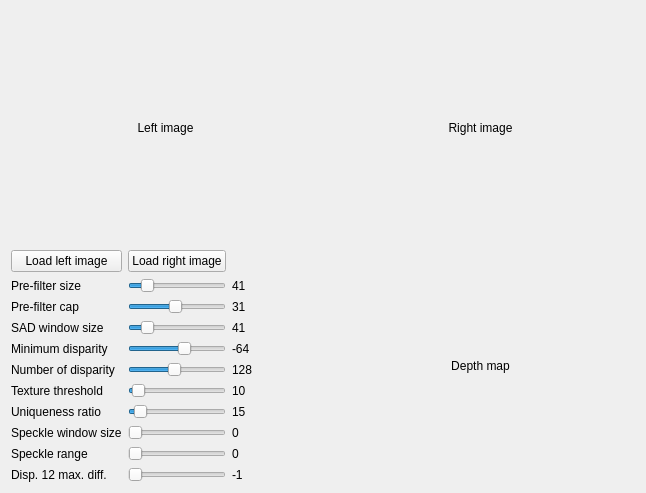
<?xml version="1.0" encoding="UTF-8"?>
<ui version="4.0">
 <class>MainWindow</class>
 <widget class="QMainWindow" name="MainWindow">
  <property name="geometry">
   <rect>
    <x>0</x>
    <y>0</y>
    <width>646</width>
    <height>493</height>
   </rect>
  </property>
  <property name="windowTitle">
   <string>OpenCV StereoCorrespondenceBM Tuner</string>
  </property>
  <widget class="QWidget" name="centralWidget">
   <layout class="QGridLayout" name="gridLayout_2">
    <item row="0" column="0">
     <layout class="QGridLayout" name="gridLayout">
      <item row="2" column="0">
       <layout class="QGridLayout" name="gridLayout_buttons">
        <item row="5" column="1">
         <widget class="QSlider" name="horizontalSlider_num_of_disparity">
          <property name="sizePolicy">
           <sizepolicy hsizetype="Minimum" vsizetype="Fixed">
            <horstretch>0</horstretch>
            <verstretch>0</verstretch>
           </sizepolicy>
          </property>
          <property name="minimum">
           <number>16</number>
          </property>
          <property name="maximum">
           <number>256</number>
          </property>
          <property name="singleStep">
           <number>16</number>
          </property>
          <property name="pageStep">
           <number>16</number>
          </property>
          <property name="value">
           <number>128</number>
          </property>
          <property name="orientation">
           <enum>Qt::Horizontal</enum>
          </property>
         </widget>
        </item>
        <item row="8" column="1">
         <widget class="QSlider" name="horizontalSlider_speckle_window_size">
          <property name="sizePolicy">
           <sizepolicy hsizetype="Minimum" vsizetype="Fixed">
            <horstretch>0</horstretch>
            <verstretch>0</verstretch>
           </sizepolicy>
          </property>
          <property name="maximum">
           <number>250</number>
          </property>
          <property name="orientation">
           <enum>Qt::Horizontal</enum>
          </property>
         </widget>
        </item>
        <item row="6" column="2">
         <widget class="QLabel" name="label_6">
          <property name="text">
           <string>10</string>
          </property>
         </widget>
        </item>
        <item row="1" column="1">
         <widget class="QSlider" name="horizontalSlider_pre_filter_size">
          <property name="sizePolicy">
           <sizepolicy hsizetype="Minimum" vsizetype="Fixed">
            <horstretch>0</horstretch>
            <verstretch>0</verstretch>
           </sizepolicy>
          </property>
          <property name="minimum">
           <number>5</number>
          </property>
          <property name="maximum">
           <number>255</number>
          </property>
          <property name="singleStep">
           <number>2</number>
          </property>
          <property name="value">
           <number>41</number>
          </property>
          <property name="orientation">
           <enum>Qt::Horizontal</enum>
          </property>
         </widget>
        </item>
        <item row="1" column="2">
         <widget class="QLabel" name="label">
          <property name="text">
           <string>41</string>
          </property>
         </widget>
        </item>
        <item row="1" column="0">
         <widget class="QLabel" name="label_pre_filter_size">
          <property name="text">
           <string>Pre-filter size</string>
          </property>
         </widget>
        </item>
        <item row="4" column="0">
         <widget class="QLabel" name="label_min_disparity">
          <property name="toolTip">
           <string>&lt;html&gt;&lt;head/&gt;&lt;body&gt;&lt;p&gt;Minimum possible disparity value. Normally, it is zero but sometimes rectification algorithms can shift images, so this parameter needs to be adjusted accordingly.&lt;/p&gt;&lt;/body&gt;&lt;/html&gt;</string>
          </property>
          <property name="text">
           <string>Minimum disparity</string>
          </property>
         </widget>
        </item>
        <item row="5" column="0">
         <widget class="QLabel" name="label_num_of_disparity">
          <property name="toolTip">
           <string>&lt;html&gt;&lt;head/&gt;&lt;body&gt;&lt;p&gt;Maximum disparity minus minimum disparity. The value is always greater than zero. In the current implementation, this parameter must be divisible by 16.&lt;/p&gt;&lt;/body&gt;&lt;/html&gt;</string>
          </property>
          <property name="text">
           <string>Number of disparity</string>
          </property>
         </widget>
        </item>
        <item row="4" column="1">
         <widget class="QSlider" name="horizontalSlider_min_disparity">
          <property name="sizePolicy">
           <sizepolicy hsizetype="Minimum" vsizetype="Fixed">
            <horstretch>0</horstretch>
            <verstretch>0</verstretch>
           </sizepolicy>
          </property>
          <property name="minimum">
           <number>-300</number>
          </property>
          <property name="maximum">
           <number>100</number>
          </property>
          <property name="singleStep">
           <number>1</number>
          </property>
          <property name="pageStep">
           <number>10</number>
          </property>
          <property name="value">
           <number>-64</number>
          </property>
          <property name="orientation">
           <enum>Qt::Horizontal</enum>
          </property>
         </widget>
        </item>
        <item row="8" column="2">
         <widget class="QLabel" name="label_8">
          <property name="text">
           <string>0</string>
          </property>
         </widget>
        </item>
        <item row="3" column="2">
         <widget class="QLabel" name="label_3">
          <property name="text">
           <string>41</string>
          </property>
         </widget>
        </item>
        <item row="6" column="1">
         <widget class="QSlider" name="horizontalSlider_texture_threshold">
          <property name="sizePolicy">
           <sizepolicy hsizetype="Minimum" vsizetype="Fixed">
            <horstretch>0</horstretch>
            <verstretch>0</verstretch>
           </sizepolicy>
          </property>
          <property name="maximum">
           <number>255</number>
          </property>
          <property name="value">
           <number>10</number>
          </property>
          <property name="orientation">
           <enum>Qt::Horizontal</enum>
          </property>
         </widget>
        </item>
        <item row="3" column="0">
         <widget class="QLabel" name="label_SAD_window_size">
          <property name="toolTip">
           <string>&lt;html&gt;&lt;head/&gt;&lt;body&gt;&lt;p&gt;Matched block size. It must be an odd number &lt;span style=&quot; font-family:'Courier New,courier';&quot;&gt;&amp;gt;=1&lt;/span&gt; . Normally, it should be somewhere in the &lt;span style=&quot; font-family:'Courier New,courier';&quot;&gt;3..11&lt;/span&gt; range.&lt;/p&gt;&lt;/body&gt;&lt;/html&gt;</string>
          </property>
          <property name="text">
           <string>SAD window size</string>
          </property>
         </widget>
        </item>
        <item row="9" column="2">
         <widget class="QLabel" name="label_9">
          <property name="text">
           <string>0</string>
          </property>
         </widget>
        </item>
        <item row="2" column="2">
         <widget class="QLabel" name="label_2">
          <property name="text">
           <string>31</string>
          </property>
         </widget>
        </item>
        <item row="5" column="2">
         <widget class="QLabel" name="label_5">
          <property name="text">
           <string>128</string>
          </property>
         </widget>
        </item>
        <item row="3" column="1">
         <widget class="QSlider" name="horizontalSlider_SAD_window_size">
          <property name="sizePolicy">
           <sizepolicy hsizetype="Minimum" vsizetype="Fixed">
            <horstretch>0</horstretch>
            <verstretch>0</verstretch>
           </sizepolicy>
          </property>
          <property name="minimum">
           <number>5</number>
          </property>
          <property name="maximum">
           <number>255</number>
          </property>
          <property name="singleStep">
           <number>2</number>
          </property>
          <property name="value">
           <number>41</number>
          </property>
          <property name="orientation">
           <enum>Qt::Horizontal</enum>
          </property>
         </widget>
        </item>
        <item row="7" column="1">
         <widget class="QSlider" name="horizontalSlider_uniqueness_ratio">
          <property name="sizePolicy">
           <sizepolicy hsizetype="Minimum" vsizetype="Fixed">
            <horstretch>0</horstretch>
            <verstretch>0</verstretch>
           </sizepolicy>
          </property>
          <property name="maximum">
           <number>255</number>
          </property>
          <property name="value">
           <number>15</number>
          </property>
          <property name="orientation">
           <enum>Qt::Horizontal</enum>
          </property>
         </widget>
        </item>
        <item row="7" column="0">
         <widget class="QLabel" name="label_uniqueness_ratio">
          <property name="toolTip">
           <string>&lt;html&gt;&lt;head/&gt;&lt;body&gt;&lt;p&gt;Margin in percentage by which the best (minimum) computed cost function value should “win” the second best value to consider the found match correct. Normally, a value within the 5-15 range is good enough.&lt;/p&gt;&lt;/body&gt;&lt;/html&gt;</string>
          </property>
          <property name="text">
           <string>Uniqueness ratio</string>
          </property>
         </widget>
        </item>
        <item row="0" column="1">
         <widget class="QPushButton" name="pushButton_right">
          <property name="text">
           <string>Load right image</string>
          </property>
         </widget>
        </item>
        <item row="0" column="0">
         <widget class="QPushButton" name="pushButton_left">
          <property name="text">
           <string>Load left image</string>
          </property>
         </widget>
        </item>
        <item row="8" column="0">
         <widget class="QLabel" name="label_speckle_window_size">
          <property name="toolTip">
           <string>&lt;html&gt;&lt;head/&gt;&lt;body&gt;&lt;p&gt;Maximum size of smooth disparity regions to consider their noise speckles and invalidate. Set it to 0 to disable speckle filtering. Otherwise, set it somewhere in the 50-200 range.&lt;/p&gt;&lt;/body&gt;&lt;/html&gt;</string>
          </property>
          <property name="text">
           <string>Speckle window size</string>
          </property>
         </widget>
        </item>
        <item row="2" column="0">
         <widget class="QLabel" name="label_pre_filter_cap">
          <property name="toolTip">
           <string>&lt;html&gt;&lt;head/&gt;&lt;body&gt;&lt;p&gt;Truncation value for the prefiltered image pixels. The algorithm first computes x-derivative at each pixel and clips its value by &lt;span style=&quot; font-family:'Courier New,courier';&quot;&gt;[-preFilterCap, preFilterCap]&lt;/span&gt; interval. The result values are passed to the Birchfield-Tomasi pixel cost function.&lt;/p&gt;&lt;/body&gt;&lt;/html&gt;</string>
          </property>
          <property name="text">
           <string>Pre-filter cap</string>
          </property>
         </widget>
        </item>
        <item row="9" column="0">
         <widget class="QLabel" name="label_speckle_range">
          <property name="toolTip">
           <string>&lt;html&gt;&lt;head/&gt;&lt;body&gt;&lt;p&gt;Maximum disparity variation within each connected component. If you do speckle filtering, set the parameter to a positive value, it will be implicitly multiplied by 16. Normally, 1 or 2 is good enough.&lt;/p&gt;&lt;/body&gt;&lt;/html&gt;</string>
          </property>
          <property name="text">
           <string>Speckle range</string>
          </property>
         </widget>
        </item>
        <item row="4" column="2">
         <widget class="QLabel" name="label_4">
          <property name="text">
           <string>-64</string>
          </property>
         </widget>
        </item>
        <item row="7" column="2">
         <widget class="QLabel" name="label_7">
          <property name="text">
           <string>15</string>
          </property>
         </widget>
        </item>
        <item row="6" column="0">
         <widget class="QLabel" name="label_texture_threshold">
          <property name="text">
           <string>Texture threshold</string>
          </property>
         </widget>
        </item>
        <item row="9" column="1">
         <widget class="QSlider" name="horizontalSlider_speckle_range">
          <property name="sizePolicy">
           <sizepolicy hsizetype="Minimum" vsizetype="Fixed">
            <horstretch>0</horstretch>
            <verstretch>0</verstretch>
           </sizepolicy>
          </property>
          <property name="minimum">
           <number>0</number>
          </property>
          <property name="maximum">
           <number>3</number>
          </property>
          <property name="orientation">
           <enum>Qt::Horizontal</enum>
          </property>
         </widget>
        </item>
        <item row="2" column="1">
         <widget class="QSlider" name="horizontalSlider_pre_filter_cap">
          <property name="sizePolicy">
           <sizepolicy hsizetype="Minimum" vsizetype="Fixed">
            <horstretch>0</horstretch>
            <verstretch>0</verstretch>
           </sizepolicy>
          </property>
          <property name="minimum">
           <number>1</number>
          </property>
          <property name="maximum">
           <number>63</number>
          </property>
          <property name="value">
           <number>31</number>
          </property>
          <property name="orientation">
           <enum>Qt::Horizontal</enum>
          </property>
         </widget>
        </item>
        <item row="10" column="0">
         <widget class="QLabel" name="label_disp_12_max_diff">
          <property name="toolTip">
           <string>&lt;html&gt;&lt;head/&gt;&lt;body&gt;&lt;p&gt;Maximum allowed difference (in integer pixel units) in the left-right disparity check. Set it to a non-positive value to disable the check.&lt;/p&gt;&lt;/body&gt;&lt;/html&gt;</string>
          </property>
          <property name="text">
           <string>Disp. 12 max. diff.</string>
          </property>
         </widget>
        </item>
        <item row="10" column="2">
         <widget class="QLabel" name="label_10">
          <property name="text">
           <string>-1</string>
          </property>
         </widget>
        </item>
        <item row="10" column="1">
         <widget class="QSlider" name="horizontalSlider_disp_12_max_diff">
          <property name="sizePolicy">
           <sizepolicy hsizetype="Minimum" vsizetype="Fixed">
            <horstretch>0</horstretch>
            <verstretch>0</verstretch>
           </sizepolicy>
          </property>
          <property name="minimum">
           <number>-1</number>
          </property>
          <property name="maximum">
           <number>100</number>
          </property>
          <property name="value">
           <number>-1</number>
          </property>
          <property name="orientation">
           <enum>Qt::Horizontal</enum>
          </property>
         </widget>
        </item>
       </layout>
      </item>
      <item row="2" column="1">
       <widget class="QLabel" name="label_depth_map">
        <property name="maximumSize">
         <size>
          <width>480</width>
          <height>360</height>
         </size>
        </property>
        <property name="text">
         <string>Depth map</string>
        </property>
        <property name="alignment">
         <set>Qt::AlignCenter</set>
        </property>
       </widget>
      </item>
      <item row="0" column="1">
       <widget class="QLabel" name="label_image_right">
        <property name="maximumSize">
         <size>
          <width>480</width>
          <height>360</height>
         </size>
        </property>
        <property name="text">
         <string>Right image</string>
        </property>
        <property name="alignment">
         <set>Qt::AlignCenter</set>
        </property>
       </widget>
      </item>
      <item row="0" column="0">
       <widget class="QLabel" name="label_image_left">
        <property name="maximumSize">
         <size>
          <width>480</width>
          <height>360</height>
         </size>
        </property>
        <property name="text">
         <string>Left image</string>
        </property>
        <property name="alignment">
         <set>Qt::AlignCenter</set>
        </property>
       </widget>
      </item>
     </layout>
    </item>
   </layout>
  </widget>
 </widget>
 <layoutdefault spacing="6" margin="11"/>
 <resources/>
 <connections>
  <connection>
   <sender>horizontalSlider_pre_filter_size</sender>
   <signal>valueChanged(int)</signal>
   <receiver>label</receiver>
   <slot>setNum(int)</slot>
   <hints>
    <hint type="sourcelabel">
     <x>264</x>
     <y>159</y>
    </hint>
    <hint type="destinationlabel">
     <x>314</x>
     <y>165</y>
    </hint>
   </hints>
  </connection>
  <connection>
   <sender>horizontalSlider_pre_filter_cap</sender>
   <signal>valueChanged(int)</signal>
   <receiver>label_2</receiver>
   <slot>setNum(int)</slot>
   <hints>
    <hint type="sourcelabel">
     <x>247</x>
     <y>198</y>
    </hint>
    <hint type="destinationlabel">
     <x>326</x>
     <y>195</y>
    </hint>
   </hints>
  </connection>
  <connection>
   <sender>horizontalSlider_SAD_window_size</sender>
   <signal>valueChanged(int)</signal>
   <receiver>label_3</receiver>
   <slot>setNum(int)</slot>
   <hints>
    <hint type="sourcelabel">
     <x>246</x>
     <y>236</y>
    </hint>
    <hint type="destinationlabel">
     <x>331</x>
     <y>232</y>
    </hint>
   </hints>
  </connection>
  <connection>
   <sender>horizontalSlider_min_disparity</sender>
   <signal>valueChanged(int)</signal>
   <receiver>label_4</receiver>
   <slot>setNum(int)</slot>
   <hints>
    <hint type="sourcelabel">
     <x>274</x>
     <y>259</y>
    </hint>
    <hint type="destinationlabel">
     <x>330</x>
     <y>264</y>
    </hint>
   </hints>
  </connection>
  <connection>
   <sender>horizontalSlider_num_of_disparity</sender>
   <signal>valueChanged(int)</signal>
   <receiver>label_5</receiver>
   <slot>setNum(int)</slot>
   <hints>
    <hint type="sourcelabel">
     <x>276</x>
     <y>291</y>
    </hint>
    <hint type="destinationlabel">
     <x>330</x>
     <y>299</y>
    </hint>
   </hints>
  </connection>
  <connection>
   <sender>horizontalSlider_texture_threshold</sender>
   <signal>valueChanged(int)</signal>
   <receiver>label_6</receiver>
   <slot>setNum(int)</slot>
   <hints>
    <hint type="sourcelabel">
     <x>284</x>
     <y>333</y>
    </hint>
    <hint type="destinationlabel">
     <x>320</x>
     <y>333</y>
    </hint>
   </hints>
  </connection>
  <connection>
   <sender>horizontalSlider_uniqueness_ratio</sender>
   <signal>valueChanged(int)</signal>
   <receiver>label_7</receiver>
   <slot>setNum(int)</slot>
   <hints>
    <hint type="sourcelabel">
     <x>273</x>
     <y>367</y>
    </hint>
    <hint type="destinationlabel">
     <x>318</x>
     <y>367</y>
    </hint>
   </hints>
  </connection>
  <connection>
   <sender>horizontalSlider_speckle_window_size</sender>
   <signal>valueChanged(int)</signal>
   <receiver>label_8</receiver>
   <slot>setNum(int)</slot>
   <hints>
    <hint type="sourcelabel">
     <x>288</x>
     <y>403</y>
    </hint>
    <hint type="destinationlabel">
     <x>316</x>
     <y>400</y>
    </hint>
   </hints>
  </connection>
  <connection>
   <sender>horizontalSlider_speckle_range</sender>
   <signal>valueChanged(int)</signal>
   <receiver>label_9</receiver>
   <slot>setNum(int)</slot>
   <hints>
    <hint type="sourcelabel">
     <x>289</x>
     <y>428</y>
    </hint>
    <hint type="destinationlabel">
     <x>315</x>
     <y>433</y>
    </hint>
   </hints>
  </connection>
  <connection>
   <sender>horizontalSlider_disp_12_max_diff</sender>
   <signal>valueChanged(int)</signal>
   <receiver>label_10</receiver>
   <slot>setNum(int)</slot>
   <hints>
    <hint type="sourcelabel">
     <x>276</x>
     <y>467</y>
    </hint>
    <hint type="destinationlabel">
     <x>320</x>
     <y>466</y>
    </hint>
   </hints>
  </connection>
 </connections>
</ui>
